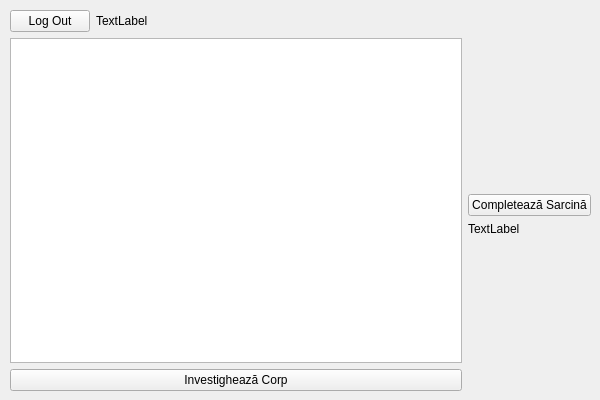
<?xml version="1.0" encoding="UTF-8"?>
<ui version="4.0">
 <class>MainWindow</class>
 <widget class="QMainWindow" name="MainWindow">
  <property name="geometry">
   <rect>
    <x>0</x>
    <y>0</y>
    <width>600</width>
    <height>400</height>
   </rect>
  </property>
  <property name="windowTitle">
   <string>MainWindow</string>
  </property>
  <widget class="QWidget" name="centralwidget">
   <widget class="QWidget" name="verticalLayoutWidget">
    <property name="geometry">
     <rect>
      <x>10</x>
      <y>10</y>
      <width>581</width>
      <height>381</height>
     </rect>
    </property>
    <layout class="QVBoxLayout" name="verticalLayout">
     <item>
      <layout class="QHBoxLayout" name="horizontalLayout">
       <item>
        <widget class="QPushButton" name="pushButtonLogOut">
         <property name="text">
          <string>Log Out</string>
         </property>
        </widget>
       </item>
       <item>
        <widget class="QLabel" name="labelNume">
         <property name="text">
          <string>TextLabel</string>
         </property>
        </widget>
       </item>
       <item>
        <spacer name="horizontalSpacer">
         <property name="orientation">
          <enum>Qt::Horizontal</enum>
         </property>
         <property name="sizeHint" stdset="0">
          <size>
           <width>40</width>
           <height>20</height>
          </size>
         </property>
        </spacer>
       </item>
      </layout>
     </item>
     <item>
      <layout class="QHBoxLayout" name="horizontalLayout_2">
       <item>
        <layout class="QVBoxLayout" name="verticalLayout_2">
         <item>
          <widget class="QTableView" name="tableViewMembruEchipajEliminat"/>
         </item>
         <item>
          <widget class="QPushButton" name="pushButtonInvestigheazaCorp">
           <property name="text">
            <string>Investighează Corp</string>
           </property>
          </widget>
         </item>
        </layout>
       </item>
       <item>
        <layout class="QVBoxLayout" name="verticalLayout_6">
         <item>
          <spacer name="verticalSpacer_2">
           <property name="orientation">
            <enum>Qt::Vertical</enum>
           </property>
           <property name="sizeHint" stdset="0">
            <size>
             <width>20</width>
             <height>40</height>
            </size>
           </property>
          </spacer>
         </item>
         <item>
          <widget class="QPushButton" name="pushButtonCompleteazaSarcina">
           <property name="text">
            <string>Completează Sarcină</string>
           </property>
          </widget>
         </item>
         <item>
          <widget class="QLabel" name="labelSarciniCompletate">
           <property name="text">
            <string>TextLabel</string>
           </property>
          </widget>
         </item>
         <item>
          <spacer name="verticalSpacer">
           <property name="orientation">
            <enum>Qt::Vertical</enum>
           </property>
           <property name="sizeHint" stdset="0">
            <size>
             <width>20</width>
             <height>40</height>
            </size>
           </property>
          </spacer>
         </item>
        </layout>
       </item>
      </layout>
     </item>
    </layout>
   </widget>
  </widget>
 </widget>
 <resources/>
 <connections/>
</ui>
